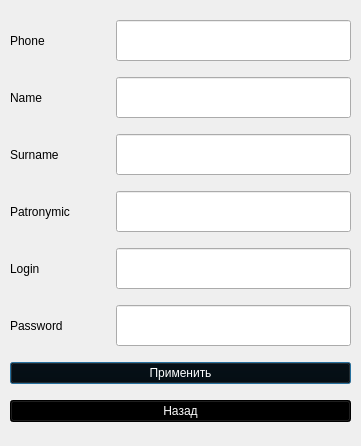
<?xml version="1.0" encoding="UTF-8"?>
<ui version="4.0">
 <class>CheckIn</class>
 <widget class="QDialog" name="CheckIn">
  <property name="geometry">
   <rect>
    <x>0</x>
    <y>0</y>
    <width>361</width>
    <height>446</height>
   </rect>
  </property>
  <property name="windowTitle">
   <string>Dialog</string>
  </property>
  <widget class="QWidget" name="layoutWidget_3">
   <property name="geometry">
    <rect>
     <x>10</x>
     <y>10</y>
     <width>341</width>
     <height>427</height>
    </rect>
   </property>
   <layout class="QVBoxLayout" name="verticalLayout_7">
    <item>
     <layout class="QHBoxLayout" name="horizontalLayout_7">
      <item>
       <widget class="QLabel" name="label_7">
        <property name="minimumSize">
         <size>
          <width>100</width>
          <height>41</height>
         </size>
        </property>
        <property name="maximumSize">
         <size>
          <width>70</width>
          <height>16777215</height>
         </size>
        </property>
        <property name="styleSheet">
         <string notr="true">font: 14pt &quot;MS Shell Dlg 2&quot;;
color: rgb(0, 0, 0);</string>
        </property>
        <property name="text">
         <string>Phone</string>
        </property>
       </widget>
      </item>
      <item>
       <widget class="QLineEdit" name="lineEdit_7">
        <property name="minimumSize">
         <size>
          <width>0</width>
          <height>41</height>
         </size>
        </property>
        <property name="maximumSize">
         <size>
          <width>16777215</width>
          <height>41</height>
         </size>
        </property>
        <property name="sizeIncrement">
         <size>
          <width>0</width>
          <height>41</height>
         </size>
        </property>
        <property name="styleSheet">
         <string notr="true">font: 14pt &quot;MS Shell Dlg 2&quot;;
color: rgb(0, 0, 0);</string>
        </property>
       </widget>
      </item>
     </layout>
    </item>
    <item>
     <layout class="QHBoxLayout" name="horizontalLayout_8">
      <item>
       <widget class="QLabel" name="label_8">
        <property name="minimumSize">
         <size>
          <width>100</width>
          <height>41</height>
         </size>
        </property>
        <property name="maximumSize">
         <size>
          <width>70</width>
          <height>16777215</height>
         </size>
        </property>
        <property name="styleSheet">
         <string notr="true">font: 14pt &quot;MS Shell Dlg 2&quot;;
color: rgb(0, 0, 0);</string>
        </property>
        <property name="text">
         <string>Name</string>
        </property>
       </widget>
      </item>
      <item>
       <widget class="QLineEdit" name="lineEdit_8">
        <property name="minimumSize">
         <size>
          <width>0</width>
          <height>41</height>
         </size>
        </property>
        <property name="maximumSize">
         <size>
          <width>16777215</width>
          <height>41</height>
         </size>
        </property>
        <property name="sizeIncrement">
         <size>
          <width>0</width>
          <height>41</height>
         </size>
        </property>
        <property name="styleSheet">
         <string notr="true">font: 14pt &quot;MS Shell Dlg 2&quot;;
color: rgb(0, 0, 0);</string>
        </property>
       </widget>
      </item>
     </layout>
    </item>
    <item>
     <layout class="QHBoxLayout" name="horizontalLayout_9">
      <item>
       <widget class="QLabel" name="label_9">
        <property name="minimumSize">
         <size>
          <width>100</width>
          <height>41</height>
         </size>
        </property>
        <property name="maximumSize">
         <size>
          <width>70</width>
          <height>16777215</height>
         </size>
        </property>
        <property name="styleSheet">
         <string notr="true">font: 14pt &quot;MS Shell Dlg 2&quot;;
color: rgb(0, 0, 0);</string>
        </property>
        <property name="text">
         <string>Surname</string>
        </property>
       </widget>
      </item>
      <item>
       <widget class="QLineEdit" name="lineEdit_9">
        <property name="minimumSize">
         <size>
          <width>0</width>
          <height>41</height>
         </size>
        </property>
        <property name="maximumSize">
         <size>
          <width>16777215</width>
          <height>41</height>
         </size>
        </property>
        <property name="sizeIncrement">
         <size>
          <width>0</width>
          <height>41</height>
         </size>
        </property>
        <property name="styleSheet">
         <string notr="true">font: 14pt &quot;MS Shell Dlg 2&quot;;
color: rgb(0, 0, 0);</string>
        </property>
       </widget>
      </item>
     </layout>
    </item>
    <item>
     <layout class="QHBoxLayout" name="horizontalLayout_11">
      <item>
       <widget class="QLabel" name="label_11">
        <property name="minimumSize">
         <size>
          <width>100</width>
          <height>41</height>
         </size>
        </property>
        <property name="maximumSize">
         <size>
          <width>70</width>
          <height>16777215</height>
         </size>
        </property>
        <property name="styleSheet">
         <string notr="true">font: 14pt &quot;MS Shell Dlg 2&quot;;
color: rgb(0, 0, 0);</string>
        </property>
        <property name="text">
         <string>Patronymic</string>
        </property>
       </widget>
      </item>
      <item>
       <widget class="QLineEdit" name="lineEdit_11">
        <property name="minimumSize">
         <size>
          <width>0</width>
          <height>41</height>
         </size>
        </property>
        <property name="maximumSize">
         <size>
          <width>16777215</width>
          <height>41</height>
         </size>
        </property>
        <property name="sizeIncrement">
         <size>
          <width>0</width>
          <height>41</height>
         </size>
        </property>
        <property name="styleSheet">
         <string notr="true">font: 14pt &quot;MS Shell Dlg 2&quot;;
color: rgb(0, 0, 0);</string>
        </property>
       </widget>
      </item>
     </layout>
    </item>
    <item>
     <layout class="QHBoxLayout" name="horizontalLayout_13">
      <item>
       <widget class="QLabel" name="label_13">
        <property name="minimumSize">
         <size>
          <width>100</width>
          <height>41</height>
         </size>
        </property>
        <property name="maximumSize">
         <size>
          <width>100</width>
          <height>16777215</height>
         </size>
        </property>
        <property name="styleSheet">
         <string notr="true">font: 14pt &quot;MS Shell Dlg 2&quot;;
color: rgb(0, 0, 0);</string>
        </property>
        <property name="text">
         <string>Login</string>
        </property>
       </widget>
      </item>
      <item>
       <widget class="QLineEdit" name="lineEdit_13">
        <property name="minimumSize">
         <size>
          <width>0</width>
          <height>41</height>
         </size>
        </property>
        <property name="maximumSize">
         <size>
          <width>16777215</width>
          <height>41</height>
         </size>
        </property>
        <property name="sizeIncrement">
         <size>
          <width>0</width>
          <height>41</height>
         </size>
        </property>
        <property name="styleSheet">
         <string notr="true">font: 14pt &quot;MS Shell Dlg 2&quot;;
color: rgb(0, 0, 0);</string>
        </property>
       </widget>
      </item>
     </layout>
    </item>
    <item>
     <layout class="QHBoxLayout" name="horizontalLayout_12">
      <item>
       <widget class="QLabel" name="label_12">
        <property name="minimumSize">
         <size>
          <width>100</width>
          <height>41</height>
         </size>
        </property>
        <property name="maximumSize">
         <size>
          <width>100</width>
          <height>16777215</height>
         </size>
        </property>
        <property name="styleSheet">
         <string notr="true">font: 14pt &quot;MS Shell Dlg 2&quot;;
color: rgb(0, 0, 0);</string>
        </property>
        <property name="text">
         <string>Password</string>
        </property>
       </widget>
      </item>
      <item>
       <widget class="QLineEdit" name="lineEdit_12">
        <property name="minimumSize">
         <size>
          <width>0</width>
          <height>41</height>
         </size>
        </property>
        <property name="maximumSize">
         <size>
          <width>16777215</width>
          <height>41</height>
         </size>
        </property>
        <property name="sizeIncrement">
         <size>
          <width>0</width>
          <height>41</height>
         </size>
        </property>
        <property name="styleSheet">
         <string notr="true">font: 14pt &quot;MS Shell Dlg 2&quot;;
color: rgb(0, 0, 0);</string>
        </property>
       </widget>
      </item>
     </layout>
    </item>
    <item>
     <widget class="QPushButton" name="pushButton_7">
      <property name="styleSheet">
       <string notr="true">background-color: rgb(0, 0, 0);
color: rgb(255, 255, 255);
font: 14pt &quot;MS Shell Dlg 2&quot;;</string>
      </property>
      <property name="text">
       <string>Применить</string>
      </property>
     </widget>
    </item>
    <item>
     <widget class="QPushButton" name="pushButton_8">
      <property name="styleSheet">
       <string notr="true">background-color: rgb(0, 0, 0);
color: rgb(255, 255, 255);
font: 14pt &quot;MS Shell Dlg 2&quot;;</string>
      </property>
      <property name="text">
       <string>Назад</string>
      </property>
     </widget>
    </item>
   </layout>
  </widget>
 </widget>
 <resources/>
 <connections/>
</ui>
